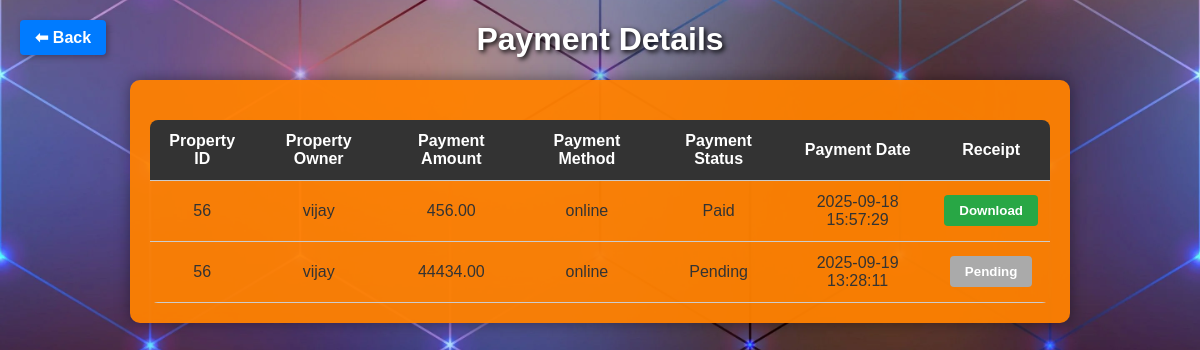
/payment_details.php (signed in), run on the app's committed database.
### tables this page shows
CREATE TABLE `payments` (
  `id` int(11) NOT NULL,
  `property_id` varchar(100) DEFAULT NULL,
  `property_owner` varchar(100) DEFAULT NULL,
  `payment_amount` decimal(10,2) DEFAULT NULL,
  `payment_method` varchar(100) DEFAULT NULL,
  `payment_status` varchar(20) DEFAULT 'Pending',
  `payment_date` datetime DEFAULT NULL,
  `username` varchar(100) NOT NULL
);

### payment_details.php (the view, shortened to what this page needs)
<!DOCTYPE html>
<html>
<head>
</head>
<body>
  <a href="homebill.html" class="btn-back">⬅ Back</a>
  <h1>Payment Details</h1>
  <div class="container">
    <?php
      $username = $_SESSION['username'];
      require_once 'conn.php';
      $stmt = $con->prepare("SELECT * FROM payments WHERE property_owner = ?");
      $stmt->bind_param('s', $username);
      $stmt->execute();
      $result = $stmt->get_result();
      if ($result->num_rows > 0) {
        echo '<table>';
        echo '<tr>
                <th>Property ID</th>
                <th>Property Owner</th>
                <th>Payment Amount</th>
                <th>Payment Method</th>
                <th>Payment Status</th>
                <th>Payment Date</th>
                <th>Receipt</th>
              </tr>';
        while ($paymentDetails = $result->fetch_assoc()) {
          echo '<tr>';
          echo '<td>' . $paymentDetails['property_id'] . '</td>';
          echo '<td>' . $paymentDetails['property_owner'] . '</td>';
          echo '<td>' . $paymentDetails['payment_amount'] . '</td>';
          echo '<td>' . $paymentDetails['payment_method'] . '</td>';
          echo '<td>' . $paymentDetails['payment_status'] . '</td>';
          echo '<td>' . $paymentDetails['payment_date'] . '</td>';
          if (strtolower($paymentDetails['payment_status']) === 'paid') {
            echo '<td><a href="generate_receipt.php?id=' . $paymentDetails['id'] . '" target="_blank">
                  <button class="btn btn-download">Download</button></a></td>';
          } else {
            echo '<td><button class="btn btn-pending">Pending</button></td>';
          }
          echo '</tr>';
        }
        echo '</table>';
      } else {
        echo '<p>No payment records found.</p>';
      }
    ?>
  </div>
</body>
</html>

### payment_details.php (style rules this page uses)
body { font-family: Arial, sans-serif; background-image: url('images/im11.jpg'); background-size: cover; background-position: center; color: #333; }
h1 { text-align: center; color: #fff; text-shadow: 2px 2px 5px #000; }
.container { max-width: 900px; margin: 0 auto; padding: 20px; background-color: rgba(255, 129, 0, 0.95); border-radius: 10px; box-shadow: 0 0 15px rgba(0, 0, 0, 0.4); }
table { width: 100%; border-collapse: collapse; margin-top: 20px; border-radius: 8px; overflow: hidden; }
th, td { padding: 12px; text-align: center; border-bottom: 1px solid #ccc; }
th { background-color: #333; color: #fff; }
.btn { padding: 8px 15px; border: none; border-radius: 4px; cursor: pointer; font-weight: bold; }
.btn-download { background-color: #28a745; color: #fff; }
.btn-pending { background-color: #aaa; color: #fff; cursor: not-allowed; }
.btn-back { position: absolute; top: 20px; left: 20px; background-color: #007bff; color: #fff; padding: 8px 15px; border-radius: 4px; text-decoration: none; font-weight: bold; box-shadow: 2px 2px 6px rgba(0,0,0,0.3); }

### data on the page
payments: property "56", property_owner "vijay", payment_amount "456.00", payment_method "online", payment_status "Paid", payment_date "2025-09-18 15:57:29"
payments: property "56", property_owner "vijay", payment_amount "44434.00", payment_method "online", payment_status "Pending", payment_date "2025-09-19 13:28:11"
